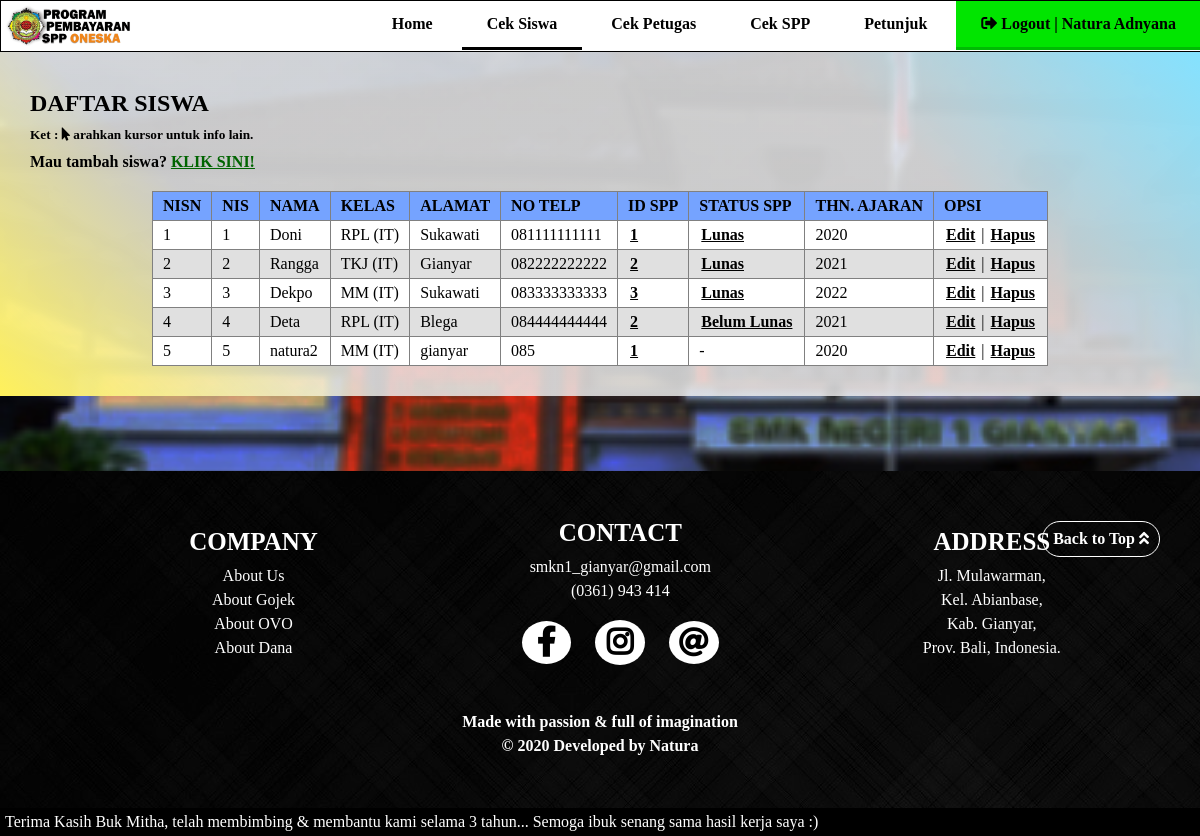
The page /petugas/info_siswa.php (signed in) on the database its author committed.
### tables this page shows
CREATE TABLE `siswa` (
  `nisn` varchar(10) NOT NULL,
  `nis` char(8) NOT NULL,
  `nama` varchar(35) NOT NULL,
  `id_kelas` int(11) NOT NULL,
  `alamat` text NOT NULL,
  `no_telp` varchar(13) NOT NULL,
  `id_spp` int(11) NOT NULL
);

CREATE TABLE `kelas` (
  `id_kelas` int(11) NOT NULL,
  `nama_kelas` varchar(10) NOT NULL,
  `kompetensi_keahlian` varchar(50) NOT NULL
);

CREATE TABLE `pembayaran` (
  `id_pembayaran` int(11) NOT NULL,
  `id_petugas` int(11) DEFAULT NULL,
  `nisn` varchar(10) NOT NULL,
  `tgl_bayar` date NOT NULL,
  `bulan_bayar` varchar(8) NOT NULL,
  `tahun_bayar` varchar(4) NOT NULL,
  `id_spp` int(11) NOT NULL,
  `jumlah_bayar` int(11) NOT NULL,
  `status_bayar` enum('Lunas','Belum Lunas') NOT NULL,
  `email_pembayar` varchar(50) NOT NULL,
  `telp_pembayar` varchar(13) NOT NULL,
  `metode_pembayaran` enum('Gopay','OVO','Dana') NOT NULL,
  `no_transaksi` varchar(50) NOT NULL
);

CREATE TABLE `spp` (
  `id_spp` int(11) NOT NULL,
  `tahun` int(11) NOT NULL,
  `nominal` int(11) NOT NULL
);

### petugas/info_siswa.php (the view, shortened to what this page needs)
<?php
	include '../action/koneksi.php';
?>
<!DOCTYPE html>
<html>
<head>
	<link rel="stylesheet" type="text/css" href="../this.css">
	<link rel="stylesheet" type="text/css" href="this_petugas.css">
	<link rel="stylesheet" type="text/css" href="../font-awesome/css/fontawesome.css">
	<link rel="stylesheet" type="text/css" href="../font-awesome/css/brands.css">
	<link rel="stylesheet" type="text/css" href="../font-awesome/css/solid.css">
</head>
<body>
	<nav>
		<a href="index.php" title="Program Pembayaran SPP Oneska"><img src="../img/logo_program.png"></a>
		<ul>
			<li><a href="petugas.php?kategori=bayarspp">Home</a></li>
			<li style="border-bottom: solid;"><a href="info_siswa.php">Cek Siswa</a></li>
		<?php
			if ($_SESSION['level']=='admin') {
		?>
			<li><a href="info_petugas.php">Cek Petugas</a></li>
		<?php
			}
		?>
			<li><a href="info_spp.php">Cek SPP</a></li>
			<li><a href="petunjuk_petugas.php">Petunjuk</a></li>
			<li style="background-color: #01E500FF; border-bottom: solid; border-color: #00BB04FF;"><a href="../action/logout_proses.php"><i class="fas fa-sign-out-alt"></i> Logout | <?php echo $_SESSION['nama_petugas'];?></a></li>
		</ul>
	</nav>
	<div class="container5">
		<h2>DAFTAR SISWA</h2>
		<h5>Ket : <i class="fas fa-mouse-pointer"></i> arahkan kursor untuk info lain. </h5>
		<h4>Mau tambah siswa? <a href="tambah_siswa.php">KLIK SINI!</a></h4>
		<table border="1">
			<tr style="background-color: #75A3FFFF; font-weight: bold;">
				<td>NISN</td>
				<td>NIS</td>
				<td>NAMA</td>
				<td>KELAS</td>
				<td>ALAMAT</td>
				<td>NO TELP</td>
				<td>ID SPP</td>
				<td>STATUS SPP</td>
				<td>THN. AJARAN</td>
				<td>OPSI</td>
			</tr>
			<?php
				if (isset($_GET['info'])) {
					$nisn=$_GET['info'];
					$select1=mysqli_query($connect, "SELECT * FROM siswa WHERE nisn='$nisn'");
				}
				else{
					$select1=mysqli_query($connect, "SELECT * FROM siswa");
				}
				while ($data1=mysqli_fetch_array($select1)) {
					$select2=mysqli_query($connect, "SELECT * FROM kelas WHERE id_kelas='$data1[id_kelas]'");
					$data2=mysqli_fetch_array($select2);
					$select3=mysqli_query($connect, "SELECT * FROM spp WHERE id_spp='$data1[id_spp]'");
					$data3=mysqli_fetch_array($select3);
					$nominal1=$data3['nominal'];
					$spp=number_format($nominal1,2,',','.');
					$select4=mysqli_query($connect, "SELECT * FROM pembayaran WHERE nisn='$data1[nisn]'");
					$data4=mysqli_fetch_array($select4);
					$hasil=mysqli_num_rows($select4);
					$status=$data4['status_bayar'];
			?>
			<tr>
				<td><?=$data1['nisn'];?></td>
				<td><?=$data1['nis'];?></td>
				<td><?=$data1['nama'];?></td>
				<td title="ID KLS : <?=$data1['id_kelas'];?>"><?=$data2['nama_kelas'];?> (<?=$data2['kompetensi_keahlian'];?>)</td>
				<td><?=$data1['alamat'];?></td>
				<td><?=$data1['no_telp'];?></td>
				<td title="Nominal : <?=$spp;?>"><a class="cek_info" href="info_spp.php?info=<?=$data1['id_spp'];?>"><?=$data1['id_spp'];?></a></td>
				<td>
			<?php
					if ($hasil>0) {
			?>
						<a class="cek_info" href="petugas.php?kategori=semua&info=<?=$data1['nisn'];?>"><?=$status;?></a>
			<?php
					}
					else{
						echo " - ";
					}
			?>
				</td>
				<td><?=$data3['tahun'];?></td>
				<td><a class="konfirmasi" href="edit_siswa.php?info=<?=$data1['nisn'];?>">Edit</a> | <a class="batal" href="../action/hapus_siswa_proses.php?info=<?=$data1['nisn'];?>" onclick="return confirm('Apakah anda ingin menghapus data ini?')";>Hapus</a></td>
			</tr>
			<?php
				}
			?>
		</table>
	</div>
<?php
	include '../footer.php';
?>
</body>
</html>

### footer.php
<div class="footer" align="center">
	<a class="gototop" href="#">Back to Top <i class="fas fa-angle-double-up"></i></a>
	<div class="footer1">
		<h3>COMPANY</h3>
		<a href="about.php">About Us</a>
		<a href="www.gojek.com">About Gojek</a>
		<a href="www.ovo.id">About OVO</a>
		<a href="dana.id">About Dana</a>
	</div>
	<div class="footer2">
		<h3>CONTACT</h3>
		<span><a class="f_mail" href="mailto:smkn1_gianyar">smkn1_gianyar@gmail.com</a></span><br>
		<label>(0361) 943 414</label><br><br>
		<a class="social1" href="facebook.com"><i class="fab fa-facebook-f"></i></i></a>
		<a class="social2" href=""><i class="fab fa-instagram"></i></a>
		<a class="social3" href=""><i class="fas fa-at"></i></a>
	</div>
	<div class="footer3">
		<h3>ADDRESS</h3>
		<label>
		Jl. Mulawarman,<br> Kel. Abianbase,<br> Kab. Gianyar,<br> Prov. Bali, Indonesia.
		</label>
	</div>
	<br>
	<h4>Made with passion & full of imagination
	<br>&copy 2020 Developed by Natura</h4>
</div>
<div class="footer_bottom">
	<marquee>Terima Kasih Buk Mitha, telah membimbing & membantu kami selama 3 tahun... Semoga ibuk senang sama hasil kerja saya :)</marquee>
</div>

### this.css (style rules this page uses)
* { margin: 0; padding: 0; text-decoration: none; scroll-behavior: smooth; }
body { background-image: url("img/gedung_smk_blur.jpg"); background-attachment: fixed; background-repeat: no-repeat; background-size: cover; }
nav { position: fixed; top: 0; background-color: white; width: 100%; font-family: Tahoma; border: solid 1px; height: 50px; overflow: hidden; z-index: 99; }
nav img { float: left; height: 50px; }
nav ul { float: right; }
nav ul li { position: relative; display: inline-block; }
nav ul li a { display: block; padding: 14px 25px; color: black; font-weight: bold; transition: 0.5s; }
nav ul li a i { transition: 0.5s; }
.footer { margin-top: 75px; background-image: url("img/footer.jpg"); padding: 50px; line-height: 1.5em; color: white; font-family: calibri; }
.footer div { display: inline-block; }
.footer div h3 { margin-bottom: 10px; font-size: 25px; }
.footer .gototop { position: absolute; right: 40px; border: solid 1px; padding: 5px 10px; border-radius: 30px; color: white; font-weight: bold; }
.footer .footer1 { margin-left: 50px; margin-right: 200px; }
.footer .footer1 a { display: block; color: white; }
.footer .footer2 .f_mail { color: white; }
.footer .footer2 .social1 { padding: 5px 15px; font-size: 30px; color: black; font-weight: bold; background-color: white; border-radius: 50%; margin-right: 20px; transition: 0.5s; }
.footer .footer2 .social2 { padding: 6px 12px; font-size: 30px; color: black; font-weight: bold; background-color: white; border-radius: 50%; transition: 0.5s; }
.footer .footer2 .social3 { padding: 5px 10px; font-size: 30px; color: black; font-weight: bold; background-color: white; border-radius: 50%; margin-left: 20px; transition: 0.5s; }
.footer .footer3 { margin-left: 200px; }
.footer h4 { margin-top: 50px; }
.footer_bottom { background-color: black; padding: 5px; color: white; font-family: calibri; }

### petugas/this_petugas.css (style rules this page uses)
.container5 { margin-top: 50px; background: linear-gradient(45deg, #FFF15BFF, #EFEFEFD4, #EFEFEFD4, #EFEFEFD4, #84E2FFFF); padding: 30px; }
.container5 h2 { margin-top: 10px; font-family: Tahoma; }
.container5 h5 { margin-top: 10px; }
.container5 h4 { margin-top: 10px; }
.container5 h4 a { text-decoration: underline; color: darkgreen; }
.container5 table { margin: auto; margin-top: 20px; border-collapse: collapse; }
.container5 table tr:nth-child(odd) { background-color: #E0E0E0FF; }
.container5 table tr:nth-child(even) { background-color: white; }
.container5 table tr td { padding: 5px 10px; }
.container5 table tr td a { padding: 2px; border-radius: 2px; color: black; font-weight: bold; text-decoration: underline; }

### rows shown on the page
siswa: nisn "1", nis "1", nama "Doni", id_kelas.nama_kelas "RPL", id_kelas.kompetensi_keahlian "IT", alamat "Sukawati", no_telp "081111111111", id_spp "1", pembayaran.status_bayar "Lunas", id_spp.tahun "2020"
siswa: nisn "2", nis "2", nama "Rangga", id_kelas.nama_kelas "TKJ", id_kelas.kompetensi_keahlian "IT", alamat "Gianyar", no_telp "082222222222", id_spp "2", pembayaran.status_bayar "Lunas", id_spp.tahun "2021"
siswa: nisn "3", nis "3", nama "Dekpo", id_kelas.nama_kelas "MM", id_kelas.kompetensi_keahlian "IT", alamat "Sukawati", no_telp "083333333333", id_spp "3", pembayaran.status_bayar "Lunas", id_spp.tahun "2022"
siswa: nisn "4", nis "4", nama "Deta", id_kelas.nama_kelas "RPL", id_kelas.kompetensi_keahlian "IT", alamat "Blega", no_telp "084444444444", id_spp "2", pembayaran.status_bayar "Belum Lunas", id_spp.tahun "2021"
siswa: nisn "5", nis "5", nama "natura2", id_kelas.nama_kelas "MM", id_kelas.kompetensi_keahlian "IT", alamat "gianyar", no_telp "085", id_spp "1", id_spp.tahun "2020"

### other values the page prints
$_SESSION['nama_petugas'] "Natura Adnyana"
